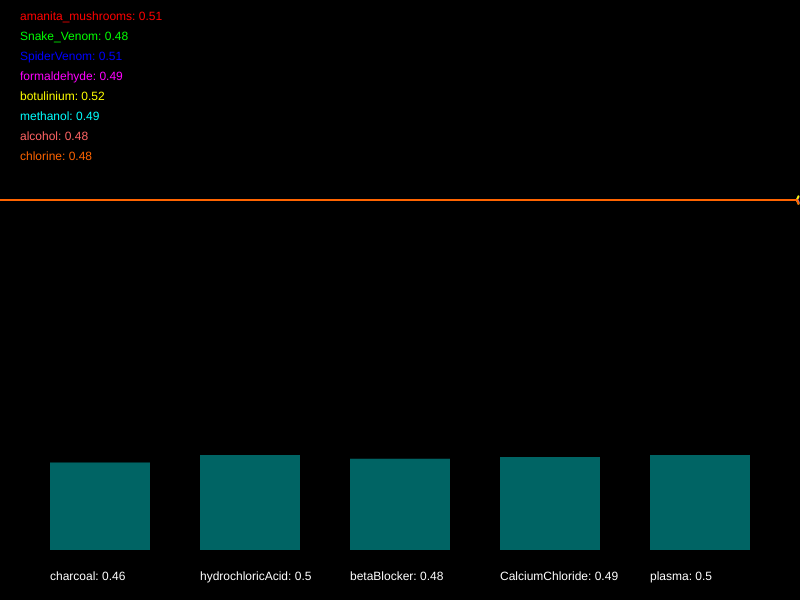
Frame 1 (no input)
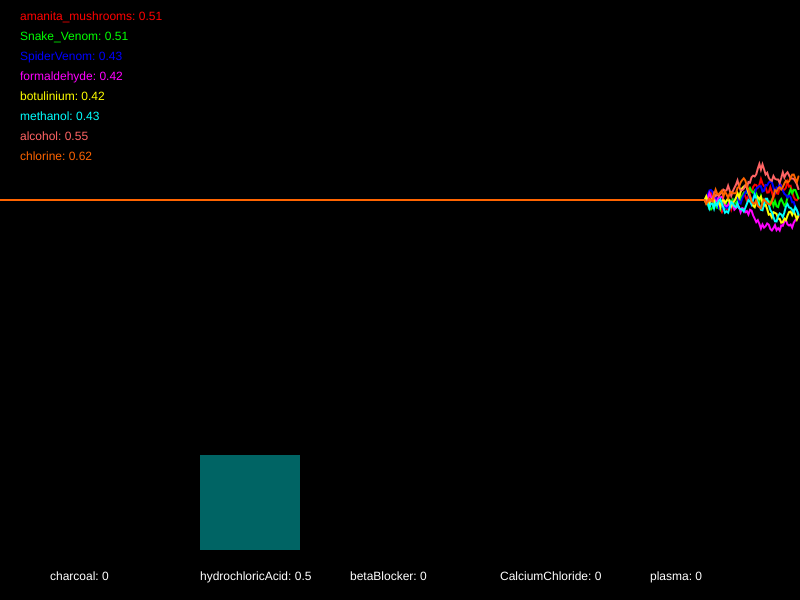
Frame 60 (no input)
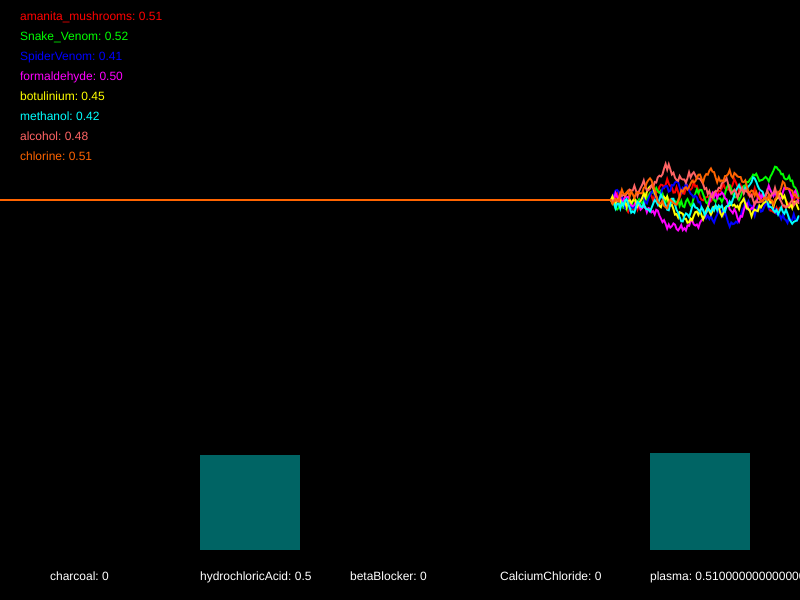
Frame 120 (the mouse pressed at the canvas centre since frame 60)

The p5.js sketch that drew these frames (run headless with seeded random() and noise() and a simulated clock; from frame 60 on, the mouse is pressed at the canvas centre):

// p5.js sketch
// ── sketch.js
/*

Officer: 7315287
CaseNum: 401-3-98922208-7315287

Case 401 - The Case of Norbert's Weiner Stand
Stage 4 - Mortal Cupcake

It seems that Norbert is getting desperate now. In what appears to be his final stand he has set up his own cupcake shop. The laced cupcakes look delicious but they are extremely dangerous. Just a brief whiff of one can induce a series of
deadly symptoms. This is Norbert’s most complex poison to date, so you’ll have to work hard to produce a viable antidote.

You must develop the antidote by using conditional statements in the draw loop to do the following.

	- When either SpiderVenom goes above 0.26, methanol goes above 0.57, alcohol dips below 0.45, or perhaps botulinium dips below 0.69, decrease charcoal by 0.04
	- If amanita_mushrooms dips below 0.34 and chlorine goes above 0.3, whilst at the same time, Snake_Venom dips below 0.69 or formaldehyde goes above 0.3, increase charcoal by 0.02
	- If SpiderVenom goes above 0.52, amanita_mushrooms dips below 0.31, and also Snake_Venom dips below 0.6, reduce hydrochloricAcid by 0.01
	- If botulinium goes above 0.62, or on the other hand, chlorine dips below 0.31 and formaldehyde dips below 0.69, increase hydrochloricAcid by 0.01
	- When either alcohol dips below 0.74, chlorine dips below 0.49, Snake_Venom goes above 0.57, or perhaps botulinium goes above 0.3, decrement betaBlocker by 0.02
	- If amanita_mushrooms goes above 0.45, SpiderVenom dips below 0.73, and also methanol goes above 0.51, try increasing betaBlocker by 0.03
	- If formaldehyde dips below 0.39, or on the other hand, SpiderVenom dips below 0.66 and amanita_mushrooms dips below 0.68, try decreasing CalciumChloride by 0.02
	- When botulinium dips below 0.54 or alcohol goes above 0.68, or on the other hand, chlorine goes above 0.63 and Snake_Venom dips below 0.6, raise CalciumChloride by 0.01
	- When chlorine dips below 0.37 or Snake_Venom dips below 0.48, whilst at the same time, SpiderVenom dips below 0.66 and amanita_mushrooms goes above 0.26, reduce plasma by 0.05
	- If formaldehyde goes above 0.53 or botulinium goes above 0.69, whilst at the same time, alcohol goes above 0.33, increment plasma by 0.03


Your conditional statements should consider the following poisons:

	- amanita_mushrooms
	- Snake_Venom
	- SpiderVenom
	- formaldehyde
	- botulinium
	- methanol
	- alcohol
	- chlorine


Your conditional statements should modify the following antidotes:

	- charcoal
	- hydrochloricAcid
	- betaBlocker
	- CalciumChloride
	- plasma


- There are many ways to complete this task but you should only use the following commands:

	if(){}
	>
	<
	&&
	||
	+=
	-=

*/

//Declare the poison variables
var amanita_mushrooms;
var Snake_Venom;
var SpiderVenom;
var formaldehyde;
var botulinium;
var methanol;
var alcohol;
var chlorine;


//Declare the antidote variables
var charcoal;
var hydrochloricAcid;
var betaBlocker;
var CalciumChloride;
var plasma;


//This variable is used for drawing the graph
var graphs;


function setup()
{

	createCanvas(800,600);
	strokeWeight(2);

	//initialise the poisons and antidotes
	amanita_mushrooms = 0.5;
	Snake_Venom = 0.5;
	SpiderVenom = 0.5;
	formaldehyde = 0.5;
	botulinium = 0.5;
	methanol = 0.5;
	alcohol = 0.5;
	chlorine = 0.5;
	charcoal = 0.5;
	hydrochloricAcid = 0.5;
	betaBlocker = 0.5;
	CalciumChloride = 0.5;
	plasma = 0.5;


	//fills the graph with empty values
	graphs = [];

	for(var i = 0; i < 8; i++)
	{
		graphs.push([]);
		for(var j = 0; j < 512; j++)
		{
			graphs[i].push(0.5);
		}
	}

}

function draw()
{

	//Develop the antidote below
	//Write conditional statements to change the amount of each substance ...

	if (SpiderVenom > 0.26 || methanol > 0.57 || alcohol < 0.45 || botulinium < 0.69) {
		charcoal -= 0.04;
	}
	
	if (amanita_mushrooms < 0.34 && chlorine > 0.3 && (Snake_Venom < 0.69 || formaldehyde > 0.3)) {
		charcoal += 0.02;
	}
	
	if (SpiderVenom > 0.52 && amanita_mushrooms < 0.31 && Snake_Venom < 0.6) {
		hydrochloricAcid -= 0.01;
	}
	
	if (botulinium > 0.62 || (chlorine < 0.31 && formaldehyde < 0.69)) {
		hydrochloricAcid += 0.01;
	}
	
	if (alcohol < 0.74 || chlorine < 0.49 || Snake_Venom > 0.57 || botulinium > 0.3) {
		betaBlocker -= 0.02;
	}
	
	if (amanita_mushrooms > 0.45 && SpiderVenom < 0.73 && methanol > 0.51) {
		betaBlocker += 0.03;
	}
	
	if (formaldehyde < 0.39 || (SpiderVenom < 0.66 && amanita_mushrooms < 0.68)) {
		CalciumChloride -= 0.02;
	}
	
	if (botulinium < 0.54 || alcohol > 0.68 || (chlorine > 0.63 && Snake_Venom < 0.6)) {
		CalciumChloride += 0.01;
	}
	
	if ((chlorine < 0.37 || Snake_Venom < 0.48) && (SpiderVenom < 0.66 && amanita_mushrooms > 0.26)) {
		plasma -= 0.05;
	}
	
	if ((formaldehyde > 0.53 || botulinium > 0.69) && alcohol > 0.33) {
		plasma += 0.03;
	}
	


	//////////////////////////////////////////////////////

	//the code below generates new values using random numbers

	/*
		For testing, you might want to temporarily comment out
		these lines and set the same variables to constant values
		instead.
	*/

	amanita_mushrooms = nextValue(graphs[0],amanita_mushrooms);
	Snake_Venom = nextValue(graphs[1],Snake_Venom);
	SpiderVenom = nextValue(graphs[2],SpiderVenom);
	formaldehyde = nextValue(graphs[3],formaldehyde);
	botulinium = nextValue(graphs[4],botulinium);
	methanol = nextValue(graphs[5],methanol);
	alcohol = nextValue(graphs[6],alcohol);
	chlorine = nextValue(graphs[7],chlorine);


	charcoal = constrain(charcoal, 0, 1);
	hydrochloricAcid = constrain(hydrochloricAcid, 0, 1);
	betaBlocker = constrain(betaBlocker, 0, 1);
	CalciumChloride = constrain(CalciumChloride, 0, 1);
	plasma = constrain(plasma, 0, 1);


	///////// DO NOT CHANGE THE CODE BELOW ///////////

	//drawing code

	// set background
	background(0);
	noFill();

	//draw the graphs for the vitals

	var colors = [
		color(255, 0, 0),
		color(0, 255, 0),
		color(0, 0, 255),
		color(255, 0, 255),
		color(255, 255, 0),
		color(0, 255, 255),
		color(255, 100, 100),
		color(255, 100, 0)
	];

	for(var i = 0; i < graphs.length; i++)
	{
		stroke(colors[i]);
		drawGraph(graphs[i]);
	}

	//draw the poisons as text
	noStroke();
	fill(colors[0]);
	text('amanita_mushrooms: ' + nf(amanita_mushrooms,1,2), 20,20);
	fill(colors[1]);
	text('Snake_Venom: ' + nf(Snake_Venom,1,2), 20,40);
	fill(colors[2]);
	text('SpiderVenom: ' + nf(SpiderVenom,1,2), 20,60);
	fill(colors[3]);
	text('formaldehyde: ' + nf(formaldehyde,1,2), 20,80);
	fill(colors[4]);
	text('botulinium: ' + nf(botulinium,1,2), 20,100);
	fill(colors[5]);
	text('methanol: ' + nf(methanol,1,2), 20,120);
	fill(colors[6]);
	text('alcohol: ' + nf(alcohol,1,2), 20,140);
	fill(colors[7]);
	text('chlorine: ' + nf(chlorine,1,2), 20,160);


	//draw the antidotes bar chart
	drawBar(charcoal,50,'charcoal');
	drawBar(hydrochloricAcid,200,'hydrochloricAcid');
	drawBar(betaBlocker,350,'betaBlocker');
	drawBar(CalciumChloride,500,'CalciumChloride');
	drawBar(plasma,650,'plasma');


}

function nextValue(graph, val)
{
	//gets the next value for a vital and puts it in an array for drawing
	var delta = random(-0.03,0.03);

	val += delta;
	if(val > 1 || val < 0)
	{
		delta *= -1;
		val += delta * 2;
	}

	graph.push(val)
	graph.shift();
	return val;
}

function drawGraph(graph)
{
	//draws an array as a graph
	beginShape();
	for(var i = 0; i < graph.length; i++)
	{
			vertex(width * i/512, height * 0.5 - graph[i]* height/3)
	}
	endShape();
}


function drawBar(val, x, name)
{
	//draws the bars for bar chart
    noStroke();
    fill(0,100,100);
	var mh = height * 0.4 - 50;
	rect(x,(height - 50) - val*mh, 100, val*mh);
    fill(255);
	text(name + ": " + val, x, height - 20);
}
